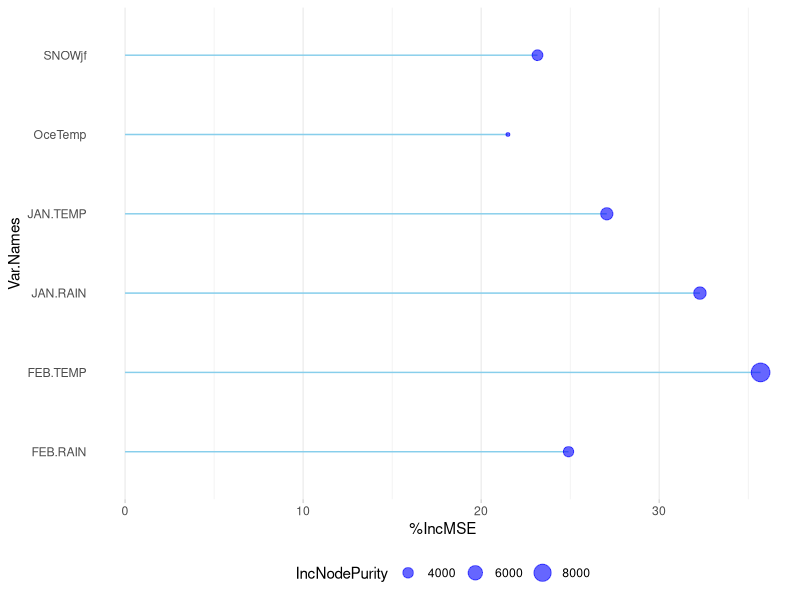

This figure's R source:
#1. Loading Packages
library(randomForest)
library(ggplot2)
library(readxl)

#2. Loading Data
CBloom4_24 <-read.table("Cherryblossom_2004-2024.txt",header =TRUE,sep="\t", fill = TRUE)

#3. Data preparation
# Create a new variable by summing two existing variables
CBloom4_24$OceTemp <- 2*CBloom4_24$EL.NINO+CBloom4_24$LA.NINA

#Dropping unwanted variables
CBloom4_24<-CBloom4_24[ , -c(1,3, 4, 5, 6,10,11,12,13,14,15,16)]

#Dropping rows with NA
CBloom4_24<-CBloom4_24[-c(22,23,24,25,26),]

#3. Fitting the random forest model with original dataset. 
set.seed(1237)
CBloom4_24.rg <- randomForest(PEAK ~ ., data=CBloom4_24, importance=TRUE,
                        proximity=TRUE)

sqrt(sum((CBloom4_24.rg$predicted - CBloom4_24$PEAK)^2) / nrow(CBloom4_24))

#4. Generating the bootstrap sample
set.seed(25)
bootdataCBloom4_24=CBloom4_24[sample(nrow(CBloom4_24), 1000, replace=TRUE), ]
head(bootdataCBloom4_24)
nrow(bootdataCBloom4_24)
str(bootdataCBloom4_24)

#5. Importing training and testing datasets from the mlr splitting 
h_train <- read_excel("h_train.xlsx")
head(h_train)

h_test <- read_excel("h_test.xlsx")
head(h_test)

#6. Training the random forest model with the bootstrap dataset
set.seed(25)
CBloom4_24.rgBoot <- randomForest(PEAK ~ ., data=h_train, importance=TRUE,
                        proximity=TRUE)

sqrt(sum((CBloom4_24.rgBoot$predicted - h_train$PEAK)^2) / nrow(h_train))

#Extracting feature importance

importance(CBloom4_24.rgBoot)
importance(CBloom4_24.rgBoot, type=1)

#7. Visualize variable importance ----------------------------------------------

# Get variable importance from the model fit
ImpData <- as.data.frame(importance(CBloom4_24.rgBoot))
ImpData$Var.Names <- row.names(ImpData)

ggplot(ImpData, aes(x=Var.Names, y=`%IncMSE`)) +
  geom_segment( aes(x=Var.Names, xend=Var.Names, y=0, yend=`%IncMSE`), color="skyblue") +
  geom_point(aes(size = IncNodePurity), color="blue", alpha=0.6) +
  theme_light() +
  coord_flip() +
  theme(
    legend.position="bottom",
    panel.grid.major.y = element_blank(),
    panel.border = element_blank(),
    axis.ticks.y = element_blank()
  )
